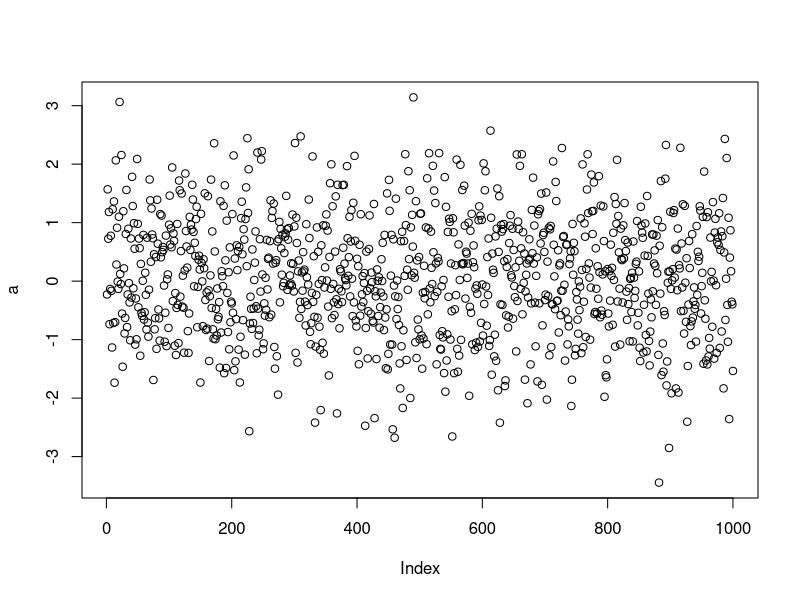
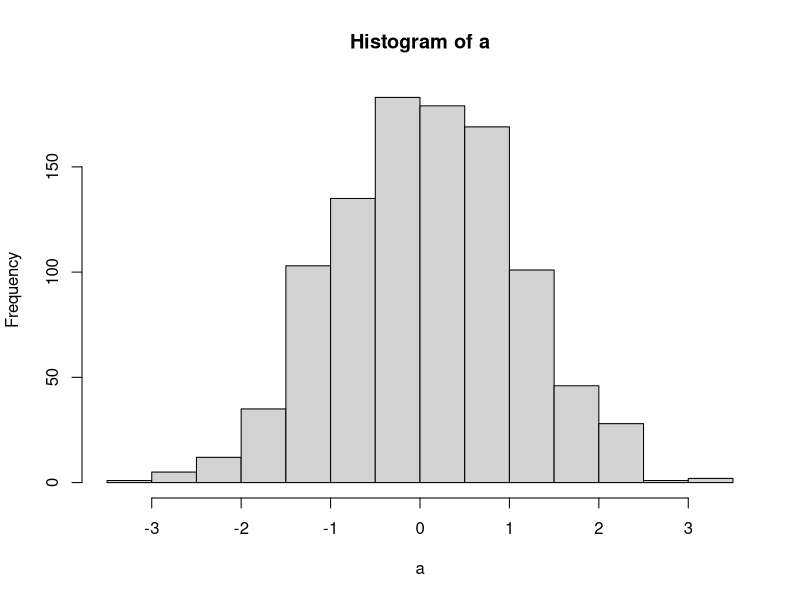

Write R code to recreate these figures, in order.
## ---- chunk 1

## ---- chunk 2
#| echo: false
238 + 48
891 + 412
a<-rnorm(1000)
plot(a)
hist(a)

